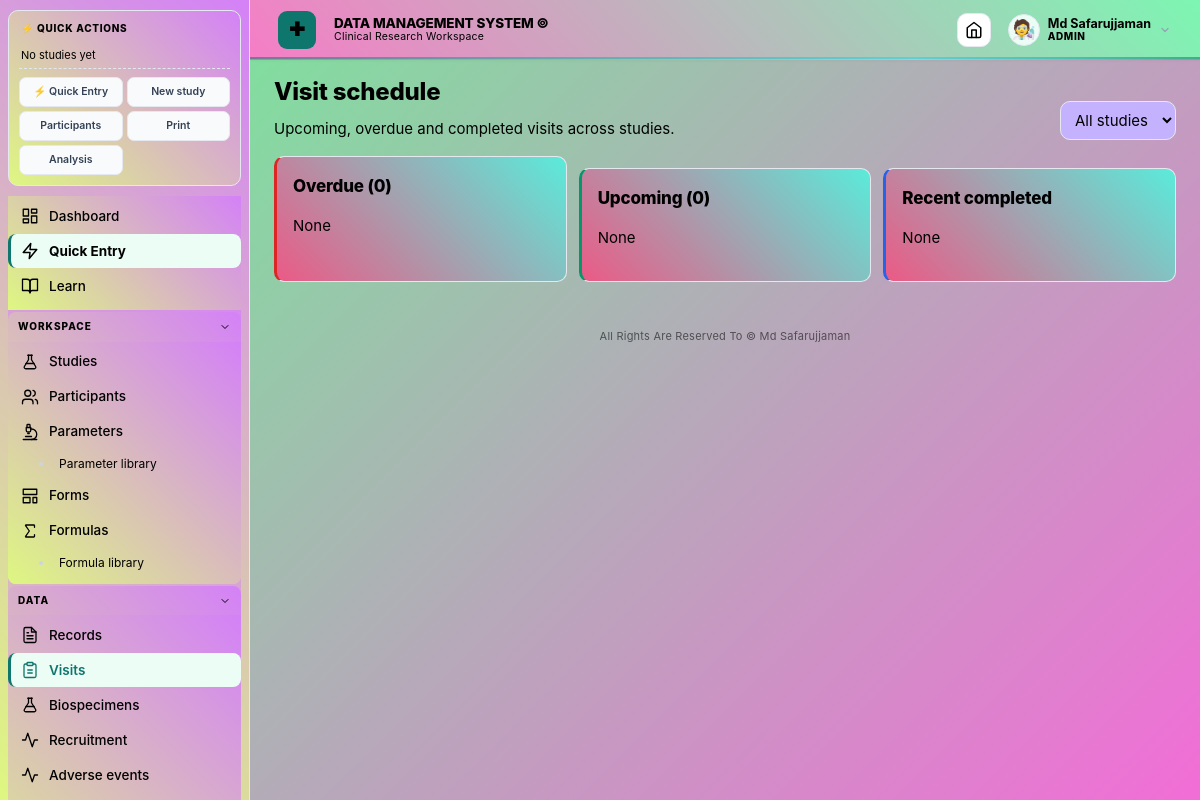
Screenshot of /visits/upcoming (signed in) with the database file from the repository.
### tables this page shows
CREATE TABLE settings(
    key   TEXT PRIMARY KEY,
    value TEXT NOT NULL
);

CREATE TABLE users(
    id            INTEGER PRIMARY KEY AUTOINCREMENT,
    username      TEXT UNIQUE NOT NULL,
    password_hash TEXT NOT NULL,
    role          TEXT NOT NULL CHECK(role IN ('ADMIN','RESEARCHER','VIEWER')),
    active        INTEGER NOT NULL DEFAULT 1,
    created_at    TEXT NOT NULL DEFAULT CURRENT_TIMESTAMP,
    last_login    TEXT,
    avatar_type   TEXT DEFAULT 'initials',
    avatar_value  TEXT DEFAULT '',
    avatar_style  TEXT DEFAULT '',
    totp_secret   TEXT DEFAULT '',
    totp_enabled  INTEGER DEFAULT 0,
    totp_backup_codes TEXT DEFAULT '',
    display_name  TEXT DEFAULT '',
    email         TEXT DEFAULT '',
    must_change_password INTEGER DEFAULT 0
);

### visit_routes.py (the view)
    @app.route("/visits/upcoming")
    def visits_upcoming():
        today = date.today().isoformat()
        studies = query("SELECT id,study_code FROM studies WHERE archived=0 ORDER BY title")
        sid = request.args.get("study_id", type=int)
        sql = """SELECT v.*, p.participant_code, p.id AS pid, s.study_code
                 FROM visit_schedules v
                 JOIN participants p ON p.id = v.participant_id
                 JOIN studies s ON s.id = p.study_id
                 WHERE p.archived=0"""
        args = []
        if sid:
            sql += " AND p.study_id=?"; args.append(sid)
        sql += " ORDER BY v.target_date IS NULL, v.target_date"
        rows = query(sql, args)
        visits = []
        for r in rows:
            d = dict(r)
            d["overdue"] = (r["status"] == "Scheduled" and
                            r["target_date"] and r["target_date"] < today)
            visits.append(d)
        upcoming = [v for v in visits if v["status"] == "Scheduled"][:60]
        overdue  = [v for v in visits if v["overdue"]][:40]
        completed = [v for v in visits if v["status"] == "Completed"][:20]
        return render_template("visits_upcoming.html",
                               upcoming=upcoming, overdue=overdue,
                               completed=completed, studies=studies, selected=sid)

### app.py (called while the page is built, shortened)
@app.context_processor
def inject_globals():
    rt = get_runtime()
    return {
        "app_name":     setting("app_name", APP_NAME),
        "app_tagline":  setting("app_tagline", APP_TAGLINE),
        "institution":  setting("institution", ""),
        "app_settings": settings_dict(),
        "rt":           rt,                # ← runtime settings
        "palette":      PALETTE,
        "roles":        ROLES,
        "data_types":   DATA_TYPES,
        "now":          datetime.now(),
        "current_user": getattr(g, "user", None),
    }

@app.before_request
def load_user():
    g.user = None
    uid = session.get("user_id")
    if uid:
        row = one("SELECT id,username,display_name,role,active,avatar_type,avatar_value,avatar_style FROM users WHERE id=? AND active=1", (uid,))
        if row:
            sess_tok = session.get("_sess_tok")
            g.user = row
        else:
            session.clear()

@app.before_request
def require_login():
    ep = request.endpoint
    if not ep or ep in PUBLIC: return None
    if not g.user:
        return redirect(url_for("login", next=request.path))
    return None

def csrf_token():
    tok = session.get("_csrf")
    if not tok:
        tok = secrets.token_urlsafe(32)
        session["_csrf"] = tok
    return tok

def recent_studies_for_sidebar(limit=3):
    try:
        from database import query
        return query("""SELECT id, study_code, title
                       FROM studies WHERE archived = 0
                       ORDER BY id DESC LIMIT ?""", (limit,))
    except Exception:
        return []

def display_name_of(user):
    if not user:
        return ""
    try:
        dn = user["display_name"]
        if dn:
            return dn
    except (KeyError, IndexError, TypeError):
        pass
    try:
        return user["username"]
    except (KeyError, IndexError, TypeError):
        return ""

@app.context_processor
def _cache_buster():
    import time
    return {"_cb": str(int(time.time() // 10))}

@app.before_request
def enforce_roles():
    if not getattr(g, "user", None):
        return None
    ep = request.endpoint or ""
    if not ep:
        return None
    if ep in PUBLIC:
        return None
    role = g.user["role"]
    if role == "ADMIN":
        return None
    if ep in ADMIN_ONLY_ENDPOINTS:
        abort(403)
    if role == "VIEWER" and ep not in VIEWER_ALLOWED_ENDPOINTS:
        abort(403)
    return None

### templates/visits_upcoming.html (shortened to what this page needs)
{% extends "base.html" %}{% block title %}Visits · {{ app_name }}{% endblock %}
{% block content %}
<div class="pagehead">
  <div><h1>Visit schedule</h1><p>Upcoming, overdue and completed visits across studies.</p></div>
  <form method="get" style="display:flex;gap:8px">
    <select name="study_id" onchange="this.form.submit()" style="border:1px solid var(--border);border-radius:10px;padding:8px 10px">
      <option value="">All studies</option>
    </select>
  </form>
</div>
<div class="grid3">
  <div class="card" style="border-left:3px solid #dc2626">
    <h2 style="color:#dc2626">Overdue ({{ overdue|length }})</h2>
    {% for v in overdue %}
    <div style="padding:8px 0;border-bottom:1px solid #f1f5f9">
      <a href="{{ url_for('participant_detail', pid=v.pid) }}"><b>{{ v.participant_code }}</b></a>
      · {{ v.study_code }} · {{ v.visit_name }} ({{ v.target_date }})
    </div>
    {% else %}<p class="muted">None</p>{% endfor %}
  </div>
  <div class="card" style="border-left:3px solid #059669">
    <h2 style="color:#059669">Upcoming ({{ upcoming|length }})</h2>
    {% for v in upcoming %}
    <div style="padding:8px 0;border-bottom:1px solid #f1f5f9">
      <a href="{{ url_for('participant_detail', pid=v.pid) }}"><b>{{ v.participant_code }}</b></a>
      · {{ v.visit_name }} · {{ v.target_date or '—' }}
    </div>
    {% else %}<p class="muted">None</p>{% endfor %}
  </div>
  <div class="card" style="border-left:3px solid #2563eb">
    <h2 style="color:#2563eb">Recent completed</h2>
    {% for v in completed %}
    <div style="padding:8px 0;border-bottom:1px solid #f1f5f9">
      <b>{{ v.participant_code }}</b> · {{ v.visit_name }} · {{ v.actual_date or '—' }}
    </div>
    {% else %}<p class="muted">None</p>{% endfor %}
  </div>
</div>
{% endblock %}

### templates/base.html (shortened to what this page needs)
<!doctype html>
<html lang="en">
<head>
<link rel="stylesheet" href="{{ url_for('static', filename='css/pro.css') }}">
<link rel="stylesheet" href="{{ url_for('static', filename='css/fonts.css') }}">
{% set _fc = app_settings.get('ui_font_class','') %}
</head>
<body class="{{ app_settings.get('ui_font_class','') }}">
{% from "_avatar.html" import site_logo, user_avatar %}
{% from "_icons.html" import icon %}
<div class="shell">
<aside class="sidebar" id="sidebar">
  <div class="quick-panel">
    <div class="quick-head">
      <span class="quick-title">⚡ Quick actions</span>
    </div>
    {% set _studies = recent_studies_for_sidebar() if recent_studies_for_sidebar is defined else [] %}
    {% if _studies %}
    {% for s in _studies %}
    <div class="quick-study">
      <span class="quick-study-code">{{ s.study_code }}</span>
      <div class="quick-study-actions">
        <a href="{{ url_for('participants_list') }}?study_id={{ s.id }}" title="Participants">👥</a>
        <a href="{{ url_for('participant_new') }}" title="Add">➕</a>
        <a href="{{ url_for('print_participants_summary', sid=s.id) }}" target="_blank" title="Print">🖨</a>
        <a href="{{ url_for('export_study', sid=s.id, fmt='xlsx') }}" title="Export">⬇</a>
      </div>
    </div>
    {% endfor %}
    {% else %}
    <div class="quick-empty">No studies yet</div>
    {% endif %}
    <div class="quick-globals">
      <a href="{{ url_for('quick_entry_page') }}" style="background:#ecfdf5;border-color:#a7f3d0;color:#0f766e;font-weight:800">⚡ Quick Entry</a>
      <a href="{{ url_for('study_new') }}">New study</a>
      <a href="{{ url_for('participants_list') }}">Participants</a>
      <a href="{{ url_for('print_hub') }}">Print</a>
      <a href="{{ url_for('analysis_hub') }}">Analysis</a>
    </div>
  </div>
  <nav class="sb-nav">
    <div class="sb-items sb-flat">
      <a href="{{ url_for('dashboard') }}" data-path="/" data-exact="1">
        Dashboard
      </a>
      <a href="{{ url_for('quick_entry_page') }}" data-path="/quick-entry"
         style="background:#ecfdf5;border-left-color:#0f766e;color:#0f766e;font-weight:700">
        Quick Entry
      </a>
      <a href="{{ url_for('learn_home') }}" data-path="/learn">
        Learn
      </a>
    </div>
    {% if current_user and current_user.role in ('ADMIN','RESEARCHER') %}
    <div class="sb-group" data-group="workspace">
      <button type="button" class="sb-group-head">
        <span class="sb-group-label">Workspace</span>
      </button>
      <div class="sb-items">
        <a href="{{ url_for('studies_list') }}" data-path="/studies">
          {{ icon('flask', 18, 'currentColor', 1.75) }} Studies
        </a>
        <a href="{{ url_for('participants_list') }}" data-path="/participants">
          {{ icon('users', 18, 'currentColor', 1.75) }} Participants
        </a>
        <a href="{{ url_for('parameters_list') }}" data-path="/parameters" data-exact="1">
          {{ icon('microscope', 18, 'currentColor', 1.75) }} Parameters
        </a>
        <a href="{{ url_for('parameter_library_page') }}" data-path="/parameters/library" class="sb-sub">
          Parameter library
        </a>
        <a href="{{ url_for('forms_list') }}" data-path="/forms">
          {{ icon('layout-template', 18, 'currentColor', 1.75) }} Forms
        </a>
        <a href="{{ url_for('formulas_list') }}" data-path="/formulas" data-exact="1">
          {{ icon('sigma', 18, 'currentColor', 1.75) }} Formulas
        </a>
        <a href="{{ url_for('formula_library_page') }}" data-path="/formulas/library" class="sb-sub">
          Formula library
        </a>
      </div>
    </div>
    <div class="sb-group" data-group="data">
      <button type="button" class="sb-group-head">
        <span class="sb-group-label">Data</span>
      </button>
      <div class="sb-items">
        <a href="{{ url_for('records_list') }}" data-path="/records">
          {{ icon('file-text', 18, 'currentColor', 1.75) }} Records
        </a>
        <a href="{{ url_for('visits_upcoming') }}" data-path="/visits">
          {{ icon('clipboard', 18, 'currentColor', 1.75) }} Visits
        </a>
        <a href="{{ url_for('specimens_all') }}" data-path="/specimens">
          {{ icon('flask', 18, 'currentColor', 1.75) }} Biospecimens
        </a>
        <a href="{{ url_for('recruitment_page') }}" data-path="/recruitment">
          {{ icon('activity', 18, 'currentColor', 1.75) }} Recruitment
        </a>
        <a href="{{ url_for('adverse_list') }}" data-path="/adverse">
          {{ icon('activity', 18, 'currentColor', 1.75) }} Adverse events
        </a>
        <a href="{{ url_for('quality_page') }}" data-path="/quality">
        </a>
      </div>
    </div>
    {% endif %}
  </nav>
</aside>
<main>
  <header class="topbar">
    <span class="topbar-logo" aria-hidden="true">
      {{ site_logo(app_settings, 38) }}
    </span>
    <div class="topbar-brand">
      <div class="topbar-title">{{ app_name }}</div>
      <div class="topbar-sub">Clinical Research Workspace</div>
    </div>
    <a class="iconbtn" href="{{ url_for('dashboard') }}" title="Home" id="home-btn">
    </a>
    {% if current_user %}
      <div class="userchip" id="userchip">
        {{ user_avatar(current_user, 32) }}
        <div class="uc-meta">
          <span class="uc-name">{{ display_name_of(current_user) }}</span>
          <span class="uc-role">{{ current_user.role|capitalize }}</span>
        </div>
      </div>
    {% endif %}
  </header>
  <section class="content">
    {% block content %}{% endblock %}
  </section>
  <footer class="appfoot">
    {{ app_settings.get('copyright', '© ' + app_name) }}
  </footer>
</main>
</div>
<link rel="stylesheet" href="/theme.css?v={{ range(1000000, 9999999) | random }}">
</body>
</html>

### templates/_avatar.html (shortened to what this page needs)
{% macro user_avatar(u, size=32, ring=False) %}
{% set s = size|int %}
{% set border = '2px solid #a7f3d0' if ring else '1px solid #e2e8f0' %}
{% if u.avatar_type == 'upload' and u.avatar_value %}
  <img src="{{ url_for('avatar_file', fname=u.avatar_value) }}" alt=""
       style="width:{{ s }}px;height:{{ s }}px;border-radius:50%;object-fit:cover;border:{{ border }};display:inline-block;vertical-align:middle">
{% elif u.avatar_type == 'dicebear' and u.avatar_style %}
  <img src="https://api.dicebear.com/7.x/{{ u.avatar_style }}/svg?seed={{ u.avatar_value or u.username }}"
       alt=""
       style="width:{{ s }}px;height:{{ s }}px;border-radius:50%;object-fit:cover;border:{{ border }};display:inline-block;vertical-align:middle">
{% elif u.avatar_type == 'gif' and u.avatar_value %}
  <img src="{{ u.avatar_value }}" alt=""
       style="width:{{ s }}px;height:{{ s }}px;border-radius:50%;object-fit:cover;border:{{ border }};display:inline-block;vertical-align:middle">
{% elif u.avatar_type == 'emoji' and u.avatar_value %}
  <span style="display:inline-grid;place-items:center;width:{{ s }}px;height:{{ s }}px;
               border-radius:50%;background:#ecfdf5;border:{{ border }};
               font-size:{{ (s * 0.6)|int }}px;line-height:1;
               vertical-align:middle">{{ u.avatar_value }}</span>
{% else %}
  <span style="display:inline-grid;place-items:center;width:{{ s }}px;height:{{ s }}px;
               border-radius:50%;background:var(--primary);color:#fff;
               font-weight:700;font-size:{{ (s * 0.45)|int }}px;
               vertical-align:middle;border:{{ border }}">{{ u.username[0]|upper }}</span>
{% endif %}
{% endmacro %}
{% macro site_logo(settings, size=30) %}
{% set s = size|int %}
{% set logo_url = settings.get('brand_logo_url', '') or '' %}
{% set mark_value = settings.get('brand_mark_value', '✚') or '✚' %}
{% if logo_url and logo_url.strip() %}
  <span class="brandmark" style="display:none;width:{{ s }}px;height:{{ s }}px;
        font-size:{{ (s * 0.5)|int }}px">{{ mark_value }}</span>
{% endif %}
{% endmacro %}

### rows the page displays
settings: value "DATA MANAGEMENT SYSTEM ©", get "All Rights Are Reserved To © Md Safarujjaman"
users: avatar_value "🧑‍🔬", display_name "Md Safarujjaman", role "ADMIN"

### other values shown
{{ mark_value }} "✚"
{{ overdue|length }} "0"
{{ upcoming|length }} "0"
